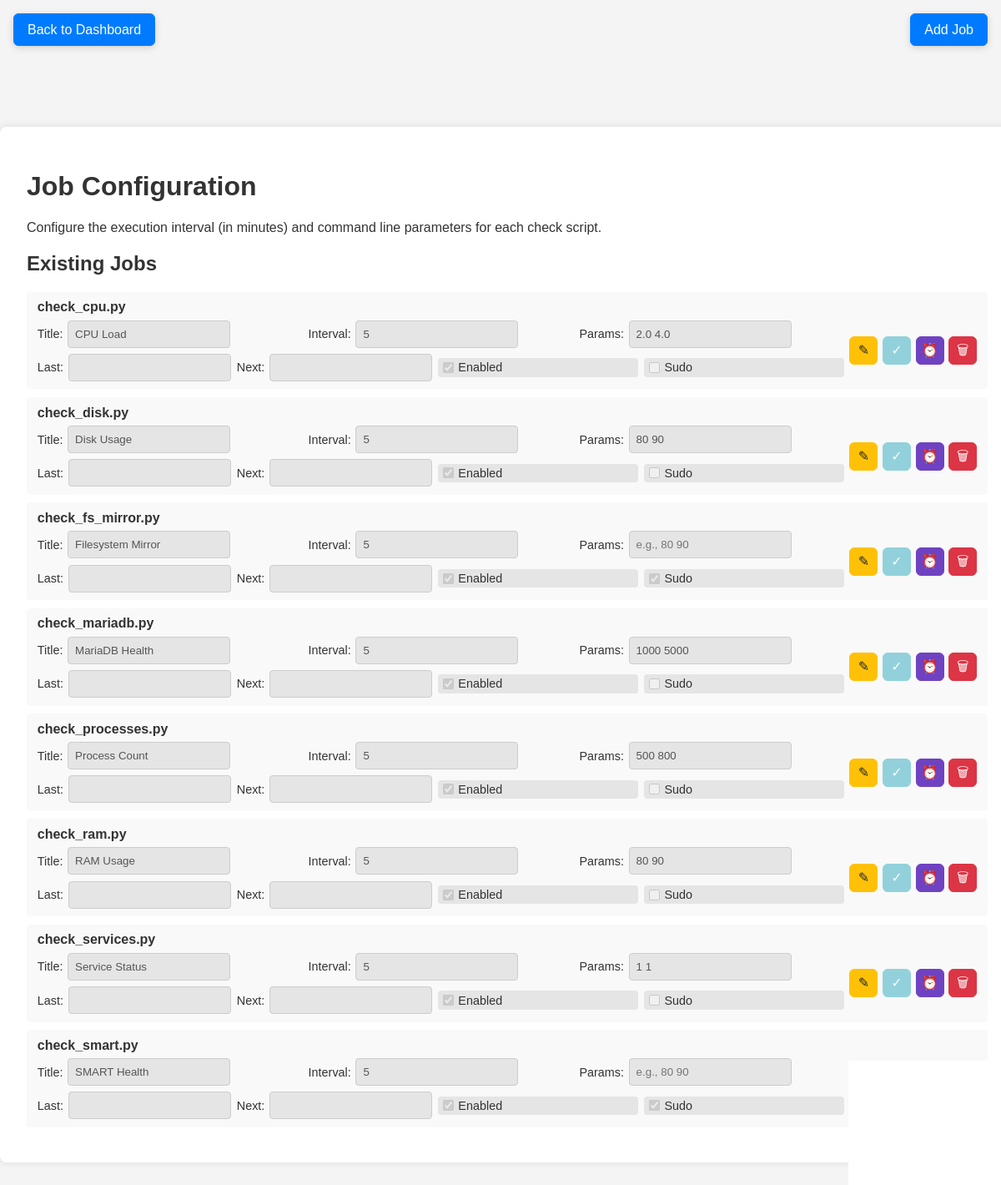
/job_config.php (signed in), run on the app's committed database.
### tables this page shows
CREATE TABLE IF NOT EXISTS checks (
    id INT AUTO_INCREMENT PRIMARY KEY,
    script_name VARCHAR(100) UNIQUE NOT NULL,
    title VARCHAR(150) NOT NULL,
    interval_minutes INT DEFAULT 5,
    parameters VARCHAR(255) DEFAULT '',
    enabled BOOLEAN DEFAULT TRUE,
    sudo BOOLEAN DEFAULT FALSE,
    last_run TIMESTAMP NULL,
    next_run TIMESTAMP NULL
);

### www/job_config.php (the view, shortened to what this page needs)
<?php
$pdo = getDB();
try {
    $stmt = $pdo->query("SELECT * FROM checks ORDER BY script_name");
    $checks = $stmt->fetchAll(PDO::FETCH_ASSOC);
} catch (PDOException $e) {
    $error = 'Database error: ' . $e->getMessage();
    $checks = [];
}
?>
<!DOCTYPE html>
<html lang="en">
<head>
    <link rel="stylesheet" href="style.css">
</head>
<body class="subpage">
    <a href="index.php" class="sticky-back-btn">Back to Dashboard</a>
    <a href="job_add.php" class="sticky-top-right-btn" title="Open Add Job Page" aria-label="Open Add Job Page">Add Job</a>
    <div class="login-container job-config-container">
        <h1>Job Configuration</h1>
        <p>Configure the execution interval (in minutes) and command line parameters for each check script.</p>
        <h2>Existing Jobs</h2>
        <?php foreach ($checks as $check): ?>
            <div class="check-config">
                <h3><?php echo htmlspecialchars($check['script_name']); ?></h3>
                <form method="post" class="job-row-form">
                    <div class="job-fields">
                        <label>Title: <input type="text" class="row-editable field-locked" name="title" value="<?php echo htmlspecialchars($check['title'] ?? $check['script_name']); ?>" readonly></label>
                        <label>Interval: <input type="number" class="row-editable field-locked" name="interval_minutes" value="<?php echo $check['interval_minutes']; ?>" min="1" required readonly></label>
                        <label>Params: <input type="text" class="row-editable field-locked" name="parameters" value="<?php echo htmlspecialchars($check['parameters']); ?>" placeholder="e.g., 80 90" readonly></label>
                        <label>Last: <input type="text" class="field-locked" value="<?php echo htmlspecialchars($check['last_run'] ?? ''); ?>" readonly></label>
                        <label>Next: <input type="text" class="field-locked" value="<?php echo htmlspecialchars($check['next_run'] ?? ''); ?>" readonly></label>
                        <label class="field-locked-label"><input type="checkbox" class="row-editable field-locked" name="enabled" <?php echo $check['enabled'] ? 'checked' : ''; ?> disabled> Enabled</label>
                        <label class="field-locked-label"><input type="checkbox" class="row-editable field-locked" name="sudo" <?php echo !empty($check['sudo']) ? 'checked' : ''; ?> disabled> Sudo</label>
                    </div>
                    <div class="job-actions">
                        <button type="button" class="icon-btn icon-edit row-edit-toggle" title="Edit row" aria-label="Edit row">&#9998;</button>
                        <button type="submit" name="update" value="1" class="icon-btn icon-apply" title="Apply changes" aria-label="Apply changes" disabled>&#10003;</button>
                        <button type="submit" name="schedule_now" value="1" class="icon-btn icon-schedule" title="Schedule now" aria-label="Schedule now">&#9200;</button>
                        <button type="submit" name="delete" value="1" class="icon-btn icon-delete" title="Delete job" aria-label="Delete job" onclick="return confirm('Are you sure you want to delete this job?')">&#128465;</button>
                    </div>
                </form>
            </div>
        <?php endforeach; ?>
    </div>
</body>
</html>

### www/style.css (style rules this page uses)
body { font-family: Arial, sans-serif; margin: 0; padding: 0; background-color: #f4f4f4; color: #333; transition: background-color 0.3s, color 0.3s; }
body.subpage { padding-top: 4.5rem; }
.login-container { max-width: 400px; margin: 5rem auto; padding: 2rem; background: white; border-radius: 8px; box-shadow: 0 0 10px rgba(0,0,0,0.1); }
input, button { display: block; width: 100%; margin: 0.5rem 0; padding: 0.5rem; border: 1px solid #ccc; border-radius: 4px; }
button { background: #007bff; color: white; cursor: pointer; }
.check-config { background: #f9f9f9; margin: 0.6rem 0; padding: 0.6rem 0.8rem; border-radius: 4px; }
.check-config h3 { margin: 0 0 0.4rem 0; font-size: 1rem; }
.check-config form { display: flex; flex-wrap: wrap; gap: 0.4rem; align-items: center; }
.check-config label { display: flex; align-items: center; gap: 0.35rem; font-size: 0.9rem; }
.job-config-container { width: calc(100vw - 3rem); max-width: 1500px; }
.job-row-form { width: 100%; display: flex; align-items: center; gap: 0.5rem; }
.job-fields { display: flex; flex-wrap: wrap; align-items: center; gap: 0.45rem; flex: 1; }
.job-fields label { flex: 1 1 220px; }
.job-fields input[type="text"], .job-fields input[type="number"] { width: auto; min-width: 120px; margin: 0; }
.job-fields input[type="checkbox"] { width: auto; margin: 0; }
.job-actions { margin-left: auto; display: flex; gap: 0.35rem; }
.icon-btn { width: 34px; min-width: 34px; height: 34px; padding: 0; margin: 0; display: inline-flex; align-items: center; justify-content: center; font-size: 16px; line-height: 1; border-radius: 6px; }
.icon-apply { background: #17a2b8; border-color: #17a2b8; }
.icon-delete { background: #dc3545; border-color: #dc3545; }
.icon-schedule { background: #6f42c1; border-color: #6f42c1; }
.icon-edit { background: #ffc107; border-color: #ffc107; color: #212529; }
.icon-btn:disabled { opacity: 0.45; cursor: not-allowed; }
.sticky-back-btn { position: fixed; top: 1rem; left: 1rem; z-index: 1000; display: inline-block; padding: 0.6rem 1rem; background: #007bff; color: white; text-decoration: none; border: 1px solid #007bff; border-radius: 6px; box-shadow: 0 2px 8px rgba(0, 0, 0, 0.15); }
.sticky-top-right-btn { position: fixed; top: 1rem; right: 1rem; z-index: 1000; display: inline-block; padding: 0.6rem 1rem; background: #007bff; color: white; text-decoration: none; border: 1px solid #007bff; border-radius: 6px; box-shadow: 0 2px 8px rgba(0, 0, 0, 0.15); }

### www/job_config.php (style rules this page uses)
.field-locked { background-color: #e5e5e5; color: #555; }
.field-locked-label { background-color: #e5e5e5; border-radius: 4px; padding: 0.2rem 0.35rem; }
.field-locked[type="checkbox"] { accent-color: #9e9e9e; }
.sticky-top-right-btn { position: fixed; top: 1rem; right: 1rem; z-index: 1000; display: inline-block; padding: 0.6rem 1rem; background: #007bff; color: white; text-decoration: none; border: 1px solid #007bff; border-radius: 6px; box-shadow: 0 2px 8px rgba(0, 0, 0, 0.15); }

### data on the page
checks: script_name "check_cpu.py", title "CPU Load", interval_minutes "5", parameters "2.0 4.0", enabled "☑"
checks: script_name "check_disk.py", title "Disk Usage", interval_minutes "5", parameters "80 90", enabled "☑"
checks: script_name "check_fs_mirror.py", title "Filesystem Mirror", interval_minutes "5", enabled "☑", sudo "☑"
checks: script_name "check_mariadb.py", title "MariaDB Health", interval_minutes "5", parameters "1000 5000", enabled "☑"
checks: script_name "check_processes.py", title "Process Count", interval_minutes "5", parameters "500 800", enabled "☑"
checks: script_name "check_ram.py", title "RAM Usage", interval_minutes "5", parameters "80 90", enabled "☑"
checks: script_name "check_services.py", title "Service Status", interval_minutes "5", parameters "1 1", enabled "☑"
checks: script_name "check_smart.py", title "SMART Health", interval_minutes "5", enabled "☑", sudo "☑"
